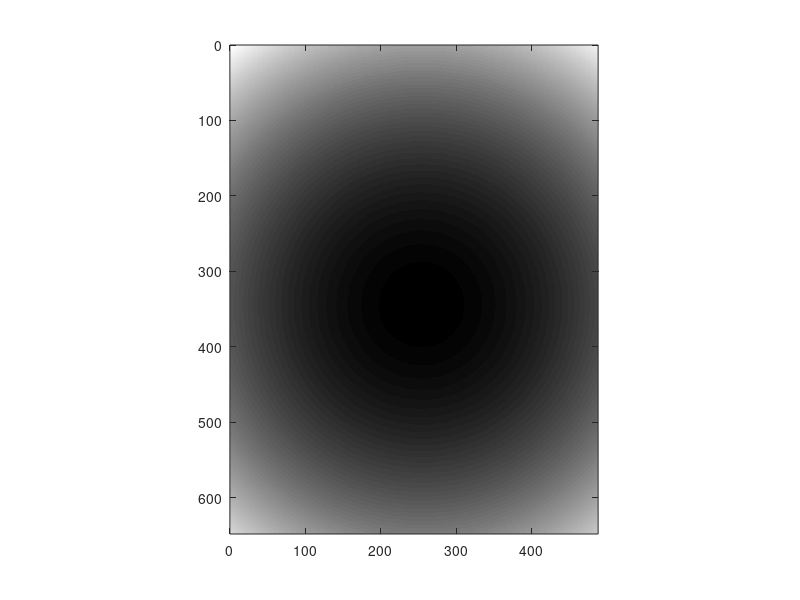

This chart was generated by the following MATLAB code: (Note: this script raises an error after producing the figure.)
clear all

% Data reading & stacking
frame_width=648;
frame_height=488;

X_overlapping=30;
Y_overlapping=20;

cmin=10;
cmax_set=20;


frame_width_eff=frame_width-X_overlapping;
frame_height_eff=frame_height-Y_overlapping;


num_of_frame_per_division=16;

normalization_factor=50;

X_mosaic_number=3;
Y_mosaic_number=4;


division_starting_index=0;
total_division_number=26;

indexing=[0 1 2;
          1 2 3
          2 3 4
          3 4 5]';

division_number=division_starting_index:(division_starting_index+total_division_number-1);
total_FOV_number=X_mosaic_number*Y_mosaic_number;
k=0;

temp_frame_volume=zeros(frame_width,frame_height,num_of_frame_per_division);

%stiched_volume=zeros(frame_width_eff*X_mosaic_number+X_overlapping,frame_height_eff*Y_mosaic_number+Y_overlapping,num_of_frame_per_division);
stiched_image=zeros(frame_width_eff*X_mosaic_number+X_overlapping,frame_height_eff*Y_mosaic_number+Y_overlapping);
% correction image generation

% correction 1 (edge summation correction)

correction_A=ones(frame_width,frame_height);

% left&right bound

for tt=1:X_overlapping
    correction_A(tt,:)=correction_A(tt,:)*(tt/(X_overlapping+1));
    correction_A(frame_width-tt+1,:)=correction_A(frame_width-tt+1,:)*(tt/(X_overlapping+1));
end
for tt=1:Y_overlapping
    correction_A(:,tt)=correction_A(:,tt)*(tt/(Y_overlapping+1));
    correction_A(:,frame_height-tt+1)=correction_A(:,frame_height-tt+1)*(tt/(Y_overlapping+1));
end

imagesc(correction_A);
colormap('gray');
axis equal
xlim([0 size(correction_A,2)]);
ylim([0 size(correction_A,1)]);

G_Ratio=1.5;
Gaussian_X_width=400*G_Ratio;
Gaussian_Y_width=300*G_Ratio;
X_offset=20;
Y_offset=10;

correction_B_X=ones(frame_width,frame_height);
correction_B_Y=ones(frame_width,frame_height);

for tt=1:frame_height
    correction_B_X(:,tt)=gaussmf((1:frame_width),[Gaussian_X_width frame_width/2+X_offset]);
end
for tt=1:frame_width
    correction_B_Y(tt,:)=gaussmf((1:frame_height),[Gaussian_X_width frame_height/2+Y_offset]);
end
correction_B=1./(correction_B_X.*correction_B_Y);

correction_image=correction_A.*correction_B;
%correction_image(:)=1;
imagesc(correction_B);
colormap('gray');
axis equal
xlim([0 size(correction_B,2)]);
ylim([0 size(correction_B,1)]);

stiched_images=zeros(frame_width_eff*X_mosaic_number+X_overlapping,frame_height_eff*Y_mosaic_number+Y_overlapping,total_division_number);
for NNN=1:length(division_number)
    for N=0:(total_FOV_number-1)

        X_number=rem(N,X_mosaic_number); %0~2
        Y_number=floor(N/X_mosaic_number); %0~2
        X_FOV_number=X_number;
        Y_FOV_number=Y_mosaic_number-1-Y_number;
        folder_path=sprintf('D:\\OCT data\\150713\\2015_0713_150713_musle large area_cassatte_4x_ %d_ %d\\',X_number,Y_number);
        cd(folder_path);
        mkdir('divide_indexed');

        file_path=[folder_path sprintf('%08d',division_number(NNN+indexing(X_FOV_number+1,Y_FOV_number+1)))];
        fin=fopen(file_path);
        A=fread(fin,[frame_width,frame_height*num_of_frame_per_division],'float32','b');
        if fin ==-1
            k=k+1;
            fclose('all');
        else
            for q=1:num_of_frame_per_division
                temp_frame_volume(:,:,q)=A(:,(frame_height*(q-1)+1):frame_height*q).*correction_image;
            end
            fclose('all');
        end
        
                %temp_frame_volume(:)=1;

        stiched_image(((X_FOV_number)*frame_width_eff+1):((X_FOV_number)*frame_width_eff+frame_width),((Y_FOV_number)*frame_height_eff+1):((Y_FOV_number)*frame_height_eff+frame_height))=stiched_image(((X_FOV_number)*frame_width_eff+1):((X_FOV_number)*frame_width_eff+frame_width),((Y_FOV_number)*frame_height_eff+1):((Y_FOV_number)*frame_height_eff+frame_height))+mean(temp_frame_volume,3);


    end
        if max(max(stiched_image))<cmax_set
            cmax=max(max(stiched_image));
        else
            cmax=cmax_set;
        end
  
        Normailzed_image=(stiched_image-cmin)/cmax;
        Normailzed_image(Normailzed_image>1)=1;
        imwrite(Normailzed_image,[cd,'\divide_indexed\',sprintf('stiched_image_%.1f micron',division_number(NNN)*3.2),'.png']);
        stiched_image=zeros(frame_width_eff*X_mosaic_number+X_overlapping,frame_height_eff*Y_mosaic_number+Y_overlapping);
        disp(NNN);

end
    imagesc(Normailzed_image);
    colormap('gray');
    caxis([0 1]);
    axis equal
    xlim([0 size(stiched_image,2)]);
    ylim([0 size(stiched_image,1)]);
    %for QQQ=1:4
    %    Normailzed_image=(mean(stiched_volume(:,:,((QQQ-1)*4+1):((QQQ)*4)),3)-cmin)/cmax;
    %    Normailzed_image(Normailzed_image>1)=1;
    %    %stiched_images(:,:,NN)=mean(stiched_volume,3);
    %    imwrite(Normailzed_image,[cd,'\divide\',sprintf('stiched_image_%d.png',(NN-1)*4+QQQ),'.png']);
    %end
    %for QQQ=1:16
    %    Normailzed_image=(mean(stiched_volume(:,:,QQQ),3)-cmin)/cmax;
    %    Normailzed_image(Normailzed_image>1)=1;
        %stiched_images(:,:,NN)=mean(stiched_volume,3);
    %    imwrite(Normailzed_image,[cd,'\divide3\',sprintf('stiched_image_%d.png',(NN-1)*16+QQQ),'.png']);
    %end
    %stiched_volume=zeros(frame_width_eff*X_mosaic_number+X_overlapping,frame_height_eff*Y_mosaic_number+Y_overlapping,num_of_frame_per_division);

%
disable=1;
if disable==0
frame_starting_index=85;
total_frame_number=20;

%stiched_image=mean(stiched_volume(:,:,frame_starting_index:(frame_starting_index+total_frame_number-1)),3);


%
NNN=1;
stiched_image=stiched_images(:,:,NNN);

imagesc(stiched_image);
colormap('gray');
caxis([cmin cmax]);
axis equal
xlim([0 size(stiched_image,2)]);
ylim([0 size(stiched_image,1)]);

Normailzed_image=(stiched_image-cmin)/cmax;
Normailzed_image(Normailzed_image>1)=1;

imagesc(Normailzed_image);
colormap('gray');
caxis([0 1]);
axis equal
xlim([0 size(stiched_image,2)]);
ylim([0 size(stiched_image,1)]);

%% Stacking
%Frame_spacing=5;
%Stacking_starting_frame=1;
%Total_stacked_frame_number=38;

%for qq=1:Total_stacked_frame_number
%    findex=Stacking_starting_frame+(qq-1)*Frame_spacing;
%    stiched_image=mean(stiched_volume(:,:,findex:(findex+total_frame_number-1)),3);
%    Normailzed_image=(stiched_image-cmin)/cmax;
%    Normailzed_image(Normailzed_image>1)=1;
%    imwrite(Normailzed_image,[cd,'\divide\',sprintf('averaged_frame_%d.png',qq),'.png']);
%end

end